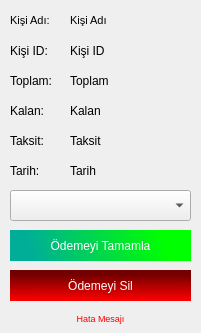
<?xml version="1.0" encoding="UTF-8"?>
<ui version="4.0">
 <class>widget</class>
 <widget class="QWidget" name="widget">
  <property name="geometry">
   <rect>
    <x>0</x>
    <y>0</y>
    <width>201</width>
    <height>333</height>
   </rect>
  </property>
  <property name="windowTitle">
   <string>Taksitler</string>
  </property>
  <property name="windowIcon">
   <iconset>
    <normaloff>../assets/mba_logo.ico</normaloff>../assets/mba_logo.ico</iconset>
  </property>
  <widget class="QPushButton" name="btn_ekle">
   <property name="geometry">
    <rect>
     <x>10</x>
     <y>230</y>
     <width>181</width>
     <height>31</height>
    </rect>
   </property>
   <property name="styleSheet">
    <string notr="true">background-color: qlineargradient(spread:pad, x1:1, y1:0.58, x2:0, y2:0.6365, stop:0.136364 rgba(0, 255, 0, 255), stop:0.886364 rgba(0, 174, 152, 255));
color: rgb(255, 255, 255);
border:none;</string>
   </property>
   <property name="text">
    <string>Ödemeyi Tamamla</string>
   </property>
  </widget>
  <widget class="QLabel" name="i_ad">
   <property name="geometry">
    <rect>
     <x>10</x>
     <y>10</y>
     <width>51</width>
     <height>21</height>
    </rect>
   </property>
   <property name="font">
    <font>
     <pointsize>8</pointsize>
    </font>
   </property>
   <property name="text">
    <string>Kişi Adı:</string>
   </property>
  </widget>
  <widget class="QLabel" name="i_id">
   <property name="geometry">
    <rect>
     <x>10</x>
     <y>40</y>
     <width>51</width>
     <height>21</height>
    </rect>
   </property>
   <property name="text">
    <string>Kişi ID:</string>
   </property>
  </widget>
  <widget class="QLabel" name="i_toplam">
   <property name="geometry">
    <rect>
     <x>10</x>
     <y>70</y>
     <width>51</width>
     <height>21</height>
    </rect>
   </property>
   <property name="text">
    <string>Toplam:</string>
   </property>
  </widget>
  <widget class="QPushButton" name="btn_cikar">
   <property name="geometry">
    <rect>
     <x>10</x>
     <y>270</y>
     <width>181</width>
     <height>31</height>
    </rect>
   </property>
   <property name="styleSheet">
    <string notr="true">background-color: qlineargradient(spread:pad, x1:0.461, y1:0.142045, x2:0.471, y2:1, stop:0 rgba(115, 0, 0, 255), stop:1 rgba(255, 0, 0, 255));
color: rgb(255, 255, 255);
border:none;</string>
   </property>
   <property name="text">
    <string>Ödemeyi Sil</string>
   </property>
  </widget>
  <widget class="QLabel" name="i_kalan">
   <property name="geometry">
    <rect>
     <x>10</x>
     <y>100</y>
     <width>51</width>
     <height>21</height>
    </rect>
   </property>
   <property name="text">
    <string>Kalan:</string>
   </property>
  </widget>
  <widget class="QLabel" name="txt_ad">
   <property name="geometry">
    <rect>
     <x>70</x>
     <y>10</y>
     <width>121</width>
     <height>21</height>
    </rect>
   </property>
   <property name="font">
    <font>
     <pointsize>8</pointsize>
    </font>
   </property>
   <property name="text">
    <string>Kişi Adı</string>
   </property>
  </widget>
  <widget class="QLabel" name="txt_id">
   <property name="geometry">
    <rect>
     <x>70</x>
     <y>40</y>
     <width>121</width>
     <height>21</height>
    </rect>
   </property>
   <property name="text">
    <string>Kişi ID</string>
   </property>
  </widget>
  <widget class="QLabel" name="txt_toplam">
   <property name="geometry">
    <rect>
     <x>70</x>
     <y>70</y>
     <width>121</width>
     <height>21</height>
    </rect>
   </property>
   <property name="text">
    <string>Toplam</string>
   </property>
  </widget>
  <widget class="QLabel" name="txt_kalan">
   <property name="geometry">
    <rect>
     <x>70</x>
     <y>100</y>
     <width>121</width>
     <height>21</height>
    </rect>
   </property>
   <property name="text">
    <string>Kalan</string>
   </property>
  </widget>
  <widget class="QLabel" name="txt_hatamesaj">
   <property name="geometry">
    <rect>
     <x>10</x>
     <y>310</y>
     <width>181</width>
     <height>16</height>
    </rect>
   </property>
   <property name="font">
    <font>
     <pointsize>7</pointsize>
    </font>
   </property>
   <property name="styleSheet">
    <string notr="true">color: rgb(255, 0, 0);</string>
   </property>
   <property name="text">
    <string>Hata Mesajı</string>
   </property>
   <property name="alignment">
    <set>Qt::AlignCenter</set>
   </property>
  </widget>
  <widget class="QLabel" name="txt_taksit">
   <property name="geometry">
    <rect>
     <x>70</x>
     <y>130</y>
     <width>121</width>
     <height>21</height>
    </rect>
   </property>
   <property name="text">
    <string>Taksit</string>
   </property>
  </widget>
  <widget class="QLabel" name="i_taksit">
   <property name="geometry">
    <rect>
     <x>10</x>
     <y>130</y>
     <width>51</width>
     <height>21</height>
    </rect>
   </property>
   <property name="text">
    <string>Taksit:</string>
   </property>
  </widget>
  <widget class="QLabel" name="txt_tarih">
   <property name="geometry">
    <rect>
     <x>70</x>
     <y>160</y>
     <width>121</width>
     <height>21</height>
    </rect>
   </property>
   <property name="text">
    <string>Tarih</string>
   </property>
  </widget>
  <widget class="QLabel" name="i_tarih">
   <property name="geometry">
    <rect>
     <x>10</x>
     <y>160</y>
     <width>51</width>
     <height>21</height>
    </rect>
   </property>
   <property name="text">
    <string>Tarih:</string>
   </property>
  </widget>
  <widget class="QComboBox" name="cmb_sec">
   <property name="geometry">
    <rect>
     <x>10</x>
     <y>190</y>
     <width>181</width>
     <height>31</height>
    </rect>
   </property>
  </widget>
 </widget>
 <resources/>
 <connections/>
</ui>
